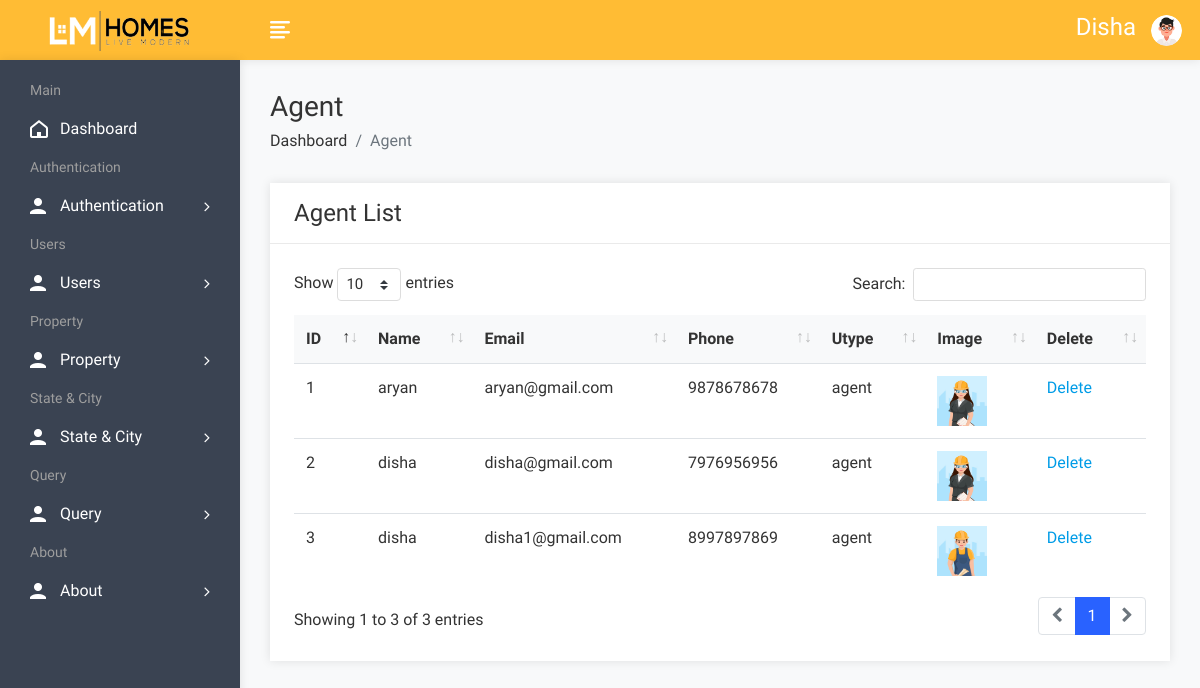
/admin/useragent.php (signed in), run on the app's committed database.
### tables this page shows
CREATE TABLE `user` (
  `uid` int(50) NOT NULL,
  `uname` varchar(100) NOT NULL,
  `uemail` varchar(100) NOT NULL,
  `uphone` varchar(20) NOT NULL,
  `upass` varchar(50) NOT NULL,
  `utype` varchar(50) NOT NULL,
  `uimage` varchar(300) NOT NULL
);

### admin/useragent.php (the view, shortened to what this page needs)
<!DOCTYPE html>
<html lang="en">
<head>
        <link rel="stylesheet" href="assets/css/bootstrap.min.css">
        <link rel="stylesheet" href="assets/css/font-awesome.min.css">
        <link rel="stylesheet" href="assets/css/feathericon.min.css">
		<link rel="stylesheet" href="assets/plugins/datatables/dataTables.bootstrap4.min.css">
		<link rel="stylesheet" href="assets/plugins/datatables/responsive.bootstrap4.min.css">
		<link rel="stylesheet" href="assets/plugins/datatables/select.bootstrap4.min.css">
		<link rel="stylesheet" href="assets/plugins/datatables/buttons.bootstrap4.min.css">
        <link rel="stylesheet" href="assets/css/style.css">
    </head>
    <body>
				<?php include("header.php"); ?>
            <div class="page-wrapper">
                <div class="content container-fluid">
					<div class="page-header">
						<div class="row">
							<div class="col">
								<h3 class="page-title">Agent</h3>
								<ul class="breadcrumb">
									<li class="breadcrumb-item"><a href="dashboard.php">Dashboard</a></li>
									<li class="breadcrumb-item active">Agent</li>
								</ul>
							</div>
						</div>
					</div>
					<div class="row">
						<div class="col-sm-12">
							<div class="card">
								<div class="card-header">
									<h4 class="card-title">Agent List</h4>
								</div>
								<div class="card-body">
									<table id="basic-datatable" class="table">
                                            <thead>
                                                <tr>
                                                    <th>ID</th>
                                                    <th>Name</th>
                                                    <th>Email</th>
                                                    <th>Phone</th>
                                                    <th>Utype</th>
													<th>Image</th>
                                                    <th>Delete</th>
                                                </tr>
                                            </thead>
                                            <tbody>
											<?php
												$query=mysqli_query($con,"select * from user where utype='agent'");
												$cnt=1;
												while($row=mysqli_fetch_row($query))
													{
											?>
                                                <tr>
                                                    <td><?php echo $cnt; ?></td>
                                                    <td><?php echo $row['1']; ?></td>
                                                    <td><?php echo $row['2']; ?></td>
                                                    <td><?php echo $row['3']; ?></td>
                                                    <td><?php echo $row['5']; ?></td>
													<td><img src="user/<?php echo $row['6']; ?>" height="50px" width="50px"></td>
                                                    <td><a href="useragentdelete.php?id=<?php echo $row['0']; ?>">Delete</a></td>
                                                </tr>
                                                <?php
												$cnt=$cnt+1;
												}
												?>
                                            </tbody>
                                        </table>
								</div>
							</div>
						</div>
					</div>
				</div>
			</div>
    </body>
</html>

### data on the page
user: uname "aryan", uemail "aryan@gmail.com", uphone "9878678678", utype "agent", uimage (picture)
user: uname "disha", uemail "disha@gmail.com", uphone "7976956956", utype "agent", uimage (picture)
user: uname "disha", uemail "disha1@gmail.com", uphone "8997897869", utype "agent", uimage (picture)

### other printed values
$_SESSION['auser'] "Disha"
